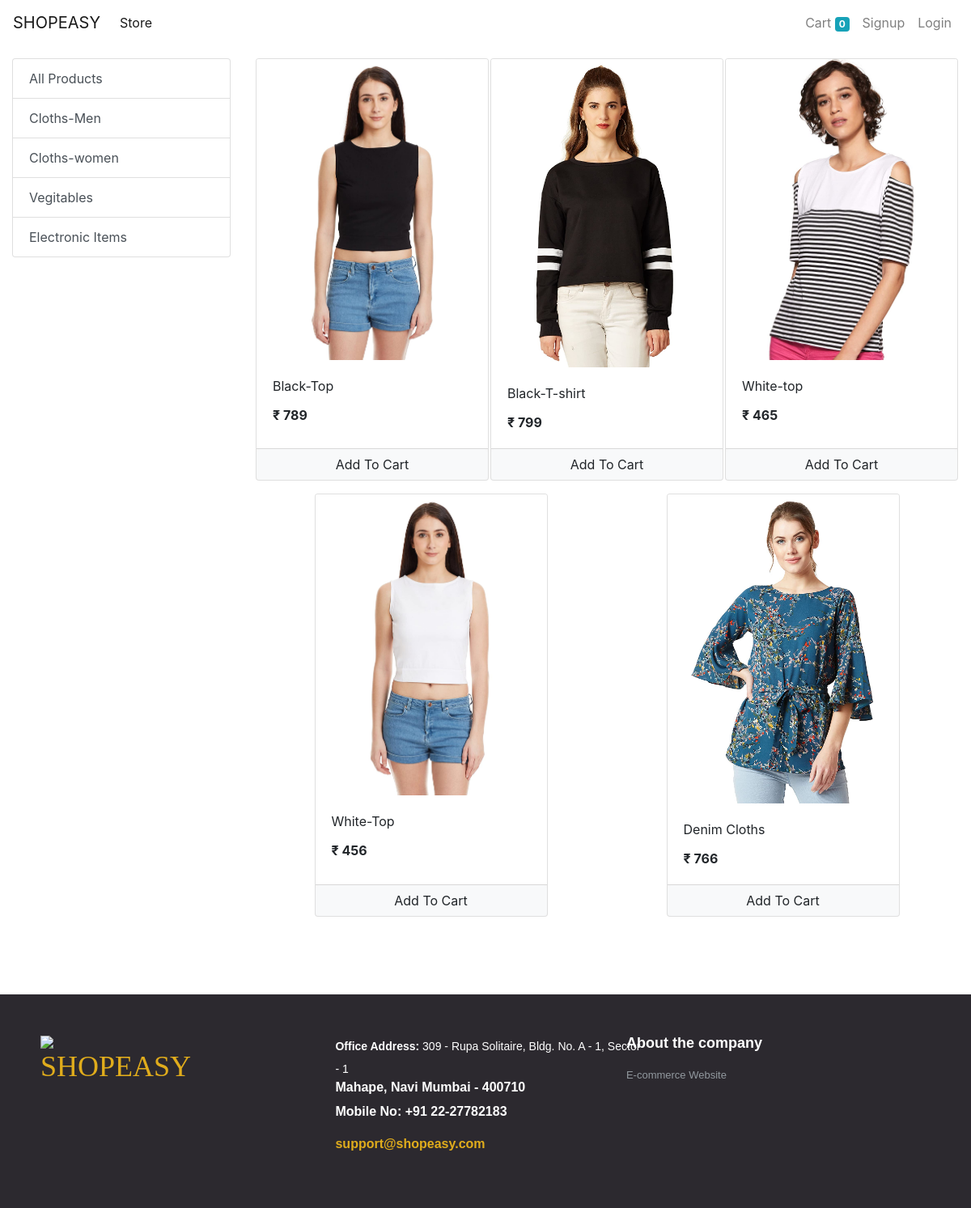
The app's page /store?category=2 with its own data.
### store/models/category.py (models this page shows, shortened)
class Category(models.Model):
    name = models.CharField(max_length=20)
    @staticmethod
    def get_all_categories():
        return Category.objects.all()

### store/models/product.py (models this page shows, shortened)
class Product(models.Model):
    name = models.CharField(max_length=50)
    price = models.IntegerField(default=0)
    category = models.ForeignKey(Category, on_delete=models.CASCADE, default=1)
    description = models.CharField(max_length=200, default='' , null=True , blank=True)
    image = models.ImageField(upload_to='uploads/products/')
    @staticmethod
    def get_all_products_by_category_id(category_id):
        if category_id:
            return Product.objects.filter(category = category_id)
        else:
            return Product.get_all_products();

### store/views/Home.py (the view)
# urls.py: path('',include('store.urls'))
def store(request):
    cart = request.session.get('cart')
    if not cart:
        request.session['cart'] = {}
    products = None
    categories = Category.get_all_categories()
    category_id = request.GET.get('category')
    if category_id:
        products = Product.get_all_products_by_category_id(category_id)
    else:
        products = Product.get_all_products();
    data = {}
    data['products'] = products
    data['categories'] = categories
    print('you are : ', request.session.get('email'))
    return render(request, 'index.html', data)

### store/templatetags/cart.py (called while the page is built)
@register.filter(name='is_in_cart')
def is_in_cart(product, cart):
    keys = cart.keys()
    for id in keys:
        if int(id) == product.id:
            return True
    return False;

### store/templatetags/custom_filter.py (called while the page is built)
@register.filter(name='currency')
def currency(number):
    return "₹ " + str(number)

### store/templates/index.html (shortened to what this page needs)
{% extends 'base.html' %}
{% block content %}
{% load cart %}
{% load custom_filter %}
<div class="container-fluid mt-3">
    <div class="row">
        <div class="col-lg-3 mx-auto">
            <div class="list-group">
                <a href="/" class="list-group-item list-group-item-action">All Products</a>
                {% for category in categories %}
                <a href="/?category={{category.id}}"
                   class="list-group-item list-group-item-action">{{category.name}}</a>
                {% endfor %}
            </div>
        </div>
        <div id='products' class="col-lg-9 mx-auto">
            <div class="row mx-auto">
                {% for product in products %}
                <div class="card mx-auto mb-3" id={{product.id}} style="width: 18rem;">
                    <img class="card-img-top" src="{{product.image.url}}" alt="Card image cap">
                    <div class="card-body">
                        <p class="card-title">{{product.name}}</p>
                        <p class="card-text"><b>{{product.price|currency}}</b></p>
                    </div>
                    <div class="card-footer p-0 no-gutters">
						{% if product|is_in_cart:request.session.cart %}
						<div class="row no-gutters">
							<form action="/#{{product.id}}" class="col-2 " method="post">
								{% csrf_token %}
								<input hidden type="text" name='product' value='{{product.id}}'>
								<input hidden type="text" name='remove' value='True'>
								<input type="submit" value=" - " class="btn btn-block btn-light border-right">
							</form>
							<div class="text-center col">{{product|cart_quantity:request.session.cart}} in Cart</div>
							<form action="/#{{product.id}}" class="col-2 " method="post">
								{% csrf_token %}
								<input hidden type="text" name='product' value='{{product.id}}'>
								<input type="submit" value=" + " class="btn btn-block btn-light border-left">
							</form>
						</div>
						{% else %}
						<form action="/#{{product.id}}" method="POST" class="btn-block">
							<input type="submit" class="float-right btn btn-light  form-control"
								value="Add To Cart">
						</form>
						{% endif %}
                    </div>
                </div>
                {% endfor %}
            </div>
        </div>
    </div>
</div>
<div>
    <footer class="footer-distributed">
			<div class="footer-left">
          <img src="img/logo.png">
				<h3><span>SHOPEASY</span></h3>
			</div>
			<div class="footer-center">
				<div>
                    <p><span><b>Office Address:</b> 309 - Rupa Solitaire,
						 Bldg. No. A - 1, Sector - 1</span>
						Mahape, Navi Mumbai - 400710</p>
				</div>
				<div>
					<p>Mobile No: +91 22-27782183</p>
				</div>
				<div>
					<p><a href="mailto:support@eduonix.com">support@shopeasy.com</a></p>
				</div>
			</div>
			<div class="footer-right">
				<p class="footer-company-about">
					<span>About the company</span>
					E-commerce Website</p>
			</div>
		</footer>
</div>
{% endblock %}

### store/templates/base.html (style rules this page uses)
.footer-distributed { background-color: #2c292f; box-sizing: border-box; width: 100%; text-align: left; font: bold 16px sans-serif; padding: 50px 50px 60px 50px; margin-top: 80px; }
.footer-distributed .footer-left, .footer-distributed .footer-center, .footer-distributed .footer-right { display: inline-block; vertical-align: top; }
.footer-distributed .footer-left { width: 30%; }
.footer-distributed h3 { color: #ffffff; font: normal 36px 'Cookie', cursive; margin: 0; }
.footer-distributed .footer-left img { width: 30%; }
.footer-distributed h3 span { color: #e0ac1c; }
.footer-distributed .footer-center { width: 35%; }
.footer-distributed .footer-center p { display: inline-block; color: #ffffff; vertical-align: middle; margin:0; }
.footer-distributed .footer-center p span { display:block; font-weight: normal; font-size:14px; line-height:2; }
.footer-distributed .footer-center p a { color: #e0ac1c; text-decoration: none;; }
.footer-distributed .footer-right { width: 30%; }
.footer-distributed .footer-company-about { line-height: 20px; color: #92999f; font-size: 13px; font-weight: normal; margin: 0; }
.footer-distributed .footer-company-about span { display: block; color: #ffffff; font-size: 18px; font-weight: bold; margin-bottom: 20px; }

### records on screen
Category: name "Cloths-Men"
Category: name "Cloths-women"
Category: name "Vegitables"
Category: name "Electronic Items"
Product: image (picture), name "Black-Top", price "₹ 789"
Product: image (picture), name "Black-T-shirt", price "₹ 799"
Product: image (picture), name "White-top", price "₹ 465"
Product: image (picture), name "White-Top", price "₹ 456"
Product: image (picture), name "Denim Cloths", price "₹ 766"

### other values on screen
{{ request.session.cart.keys|length }} "0"
